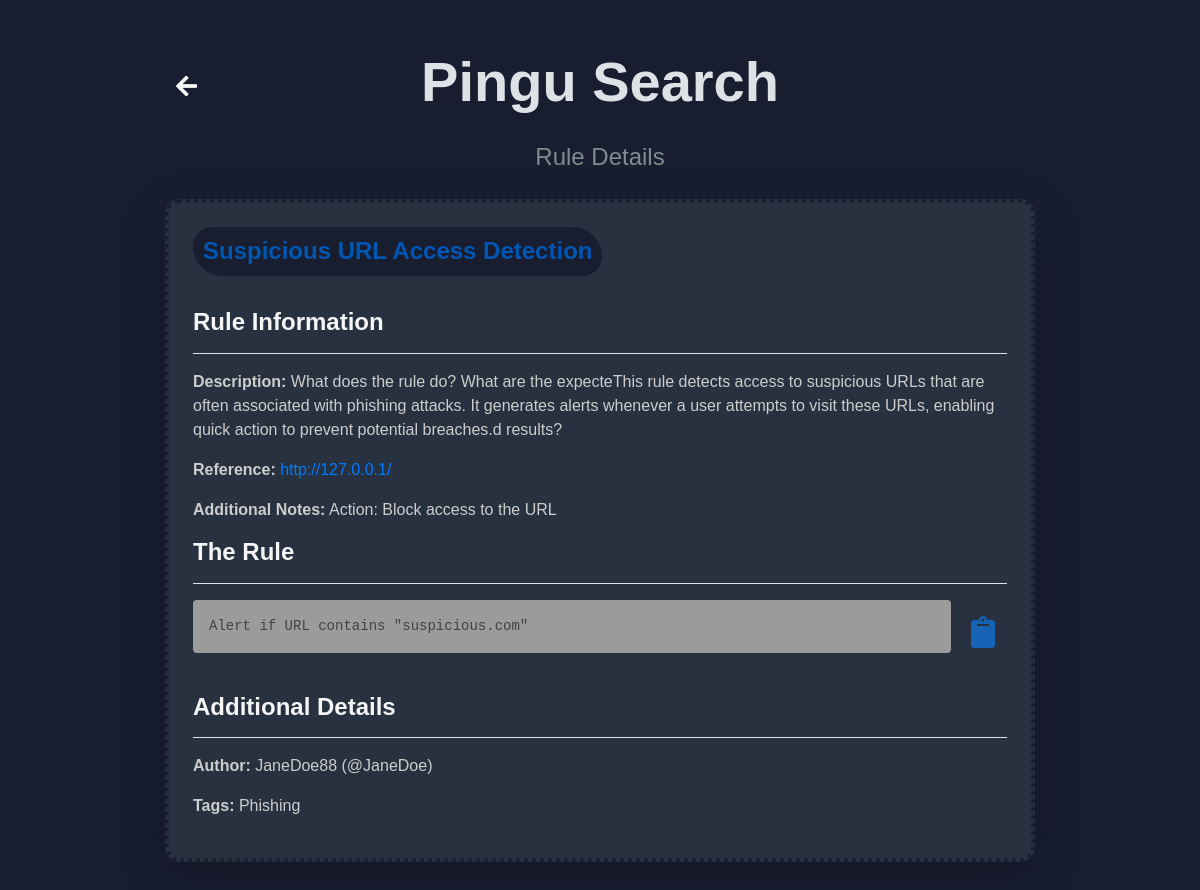
The app's page /details/15/ with its own data.
### pingu1_app/models.py (models this page shows, shortened)
class Rule(models.Model):
    author = models.CharField(max_length=100)
    title = models.CharField(max_length=200)
    reference = models.URLField(blank=True, null=True)
    description = models.TextField()
    rule_text = models.TextField()
    additional_info = models.TextField(blank=True, null=True)
    tags = models.CharField(max_length=200)  # This can store comma-separated tags
    created_at = models.DateTimeField(auto_now_add=True)  # Automatically sets the date when a rule is created

### pingu1_app/views.py (the view)
# urls.py: path('details/<int:id>/', views.details, name='details'),
def details(request, id):
    rule = get_object_or_404(Rule, id=id)
    return render(request, 'pages/details.html', {'rule': rule})

### templates/pages/details.html (shortened to what this page needs)
{% load static %}
<!DOCTYPE html>
<html lang="en">
  <head>
    <link href="https://stackpath.bootstrapcdn.com/bootstrap/4.5.2/css/bootstrap.min.css" rel="stylesheet" />
    <link href="https://cdnjs.cloudflare.com/ajax/libs/font-awesome/5.15.4/css/all.min.css" rel="stylesheet" />
    <link href="{% static 'css/style.css' %}" rel="stylesheet" type="text/css" />
  </head>
  <body>
    <div class="container my-5 position-relative">
      <button type="button" class="home-icon" onclick="navigateToHome()">
        <i class="fas fa-arrow-left"></i>
      </button>
      <h1 class="main-title text-center mb-4">Pingu Search</h1>
      <p class="section-subtitle text-center mb-4">Rule Details</p>
      <div class="card p-4 shadow-lg">
        <h2 class="rule-title">{{ rule.title }}</h2>
        <div class="rule-info mt-4">
          <h4>Rule Information</h4>
          <hr class="mb-3" />
          <p><strong>Description:</strong> {{ rule.description }}</p>
          {% if rule.reference %}
          <p><strong>Reference:</strong> <a href="{{ rule.reference }}" target="_blank">{{ rule.reference }}</a></p>
          {% endif %} {% if rule.additional_info %}
          <p><strong>Additional Notes:</strong> {{ rule.additional_info }}</p>
          {% endif %}
        </div>
        <div class="rule-display">
          <h4>The Rule</h4>
          <hr class="" />
          <div class="d-flex align-items-center">
            <pre id="ruleText" class="bg-light p-3 rounded flex-grow-1">{{ rule.rule_text }}</pre>
            <button class="btn btn-secondary copy-btn ml-2" onclick="copyToClipboard()" aria-label="Copy to clipboard">
              <i class="fas fa-clipboard"></i>
            </button>
          </div>
        </div>
        <div class="additional-details mt-4">
          <h4>Additional Details</h4>
          <hr class="mb-3" />
          <p><strong>Author:</strong> {{ rule.author }}</p>
          {% if rule.tags %}
          <p><strong>Tags:</strong> {{ rule.tags }}</p>
          {% endif %}
        </div>
      </div>
    </div>
  </body>
</html>

### pingu1/static/CSS/style.css (style rules this page uses)
body { font-family: Arial, sans-serif; background-color: #181d30; }
.container { max-width: 75%; margin-left: auto; }
h1 { font-size: 3rem; color: #dee2e6; font-weight: 700; }
hr { border-top: 1px solid #dee2e6; }
.rule-title { text-transform: capitalize; font-size: 1.5rem; font-weight: bold; color: #0056b3 !important; background-color: #181d30; border-radius: 20px 30px; padding: 10px; width: 100%; }
.card .rule-title { text-transform: capitalize; font-size: 1.5rem; font-weight: bold; color: #ffffff; width: fit-content; }
.card { border: 4px dotted #181d30; border-radius: 15px; background-color: #27313f; }
.bg-light { background-color: #9b9b9b !important; color: rgb(67, 67, 67); }
.card p, .card label { font-size: 1rem; color: #cdcdcd; }
.main-title { font-size: 3.5rem; color: #dee2e6; font-weight: 700; }
.section-subtitle { font-size: 1.5rem; color: #7f8c8d; }
.card h4 { font-size: 1.5rem; color: #f5f5f5; font-weight: bold; }
.home-icon { position: absolute; top: 20px; left: 20px; font-size: 24px; color: #fafafa; background: none; border: none; cursor: pointer; transition: transform 0.3s ease; }
.copy-btn { margin: auto; border-radius: 0.25rem; background-color: #27313f; color: rgb(22, 99, 182); border: none; display: flex; align-items: center; }
.copy-btn i { font-size: 2rem; }

### templates/pages/details.html (style rules this page uses)
.copy-btn { margin-top: 10px; }

### records on screen
Rule: title "Suspicious URL Access Detection", description "What does the rule do? What are the expecteThis rule detects access to suspicious URLs that are often associated with phishing attacks. It generates alerts whenever a user attempts to visit these URLs, enabling quick action to prevent potential breaches.d results?", reference "http://127.0.0.1/", additional_info "Action: Block access to the URL", rule_text "Alert if URL contains \"suspicious.com\"", author "JaneDoe88 (@JaneDoe)", tags "Phishing"
